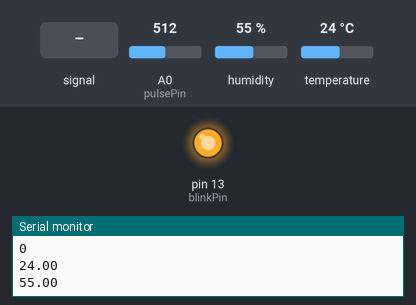
This sketch was run on a simulated Arduino Uno, built with avr-gcc and run on an emulated ATmega328P. On the bench: output pins drawn as LEDs (lit = HIGH), the last lines printed to the serial monitor. The test bench sets the inputs (shaded band); at power-on: A0 (pulsePin) = 512, humidity 55 %, temperature 24 °C.

Above: at 1.2 s.
1.3 s: A0 (pulsePin) fed a 200 Hz sine of ±81 counts around its level
At 2.3 s:
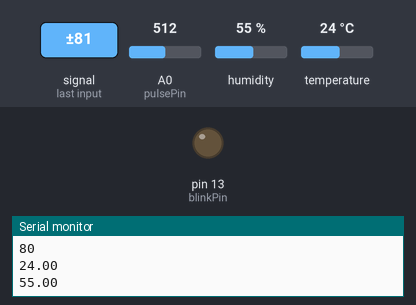
4.3 s: A0 (pulsePin) set to 716
At 5.6 s:
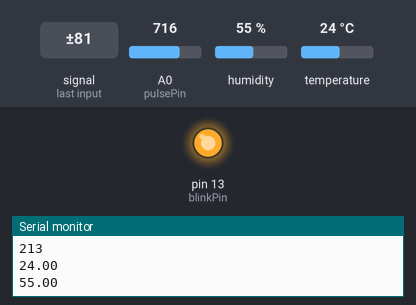
5.9 s: A0 (pulsePin) set to 507
At 6.6 s:
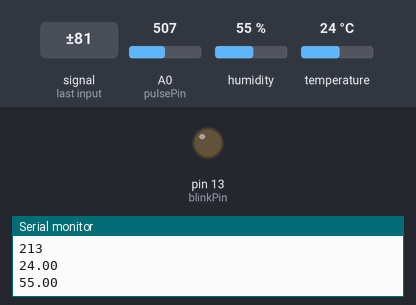
8.9 s: A0 (pulsePin) set to 478
At 9.5 s:
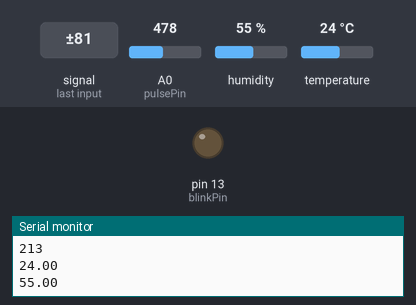
10.4 s: A0 (pulsePin) set to 500
At 11.0 s:
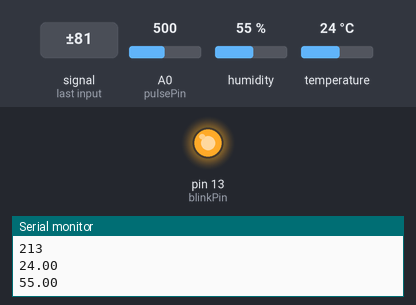
Timing chart, 0 to 13.0 s (numbered marks = the images above; inputs shaded):
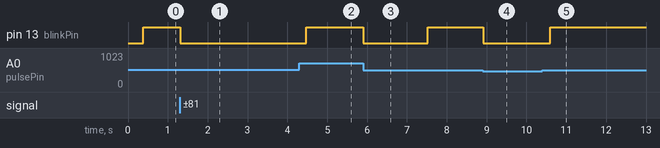

Measured:
- after the input at 1.3 s, pin 13 (blinkPin): HIGH → LOW at once
- after the input at 4.3 s, pin 13 (blinkPin): LOW → HIGH after 0.17 s
- after the input at 5.9 s, pin 13 (blinkPin): HIGH → LOW at once, → HIGH 1.6 s later
- after the input at 8.9 s, pin 13 (blinkPin): HIGH → LOW at once
- after the input at 10.4 s, pin 13 (blinkPin): LOW → HIGH after 0.19 s

The sketch:

Heart_Sensor_DHT_Raspi.ino
```cpp
#include <dht.h>
dht dh; //Object for DHT
const char dhtpin=8; //DHT input on the 8Th digital pin
int chk;
float temp,humi;
uint16_t counter;


int pulsePin = 0;                 // Pulse Sensor purple wire connected to analog pin 0
int blinkPin = 13;                // pin to blink led at each beat
int fadePin = 5;
int fadeRate = 0;

// Volatile Variables, used in the interrupt service routine!
volatile int BPM;                   // int that holds raw Analog in 0. updated every 2mS
volatile int Signal;                // holds the incoming raw data
volatile int IBI = 600;             // int that holds the time interval between beats! Must be seeded!
volatile boolean Pulse = false;     // "True" when heartbeat is detected. "False" when not a "live beat".
volatile boolean QS = false;        // becomes true when Arduino finds a beat.

// Regards Serial OutPut  -- Set This Up to your needs
static boolean serialVisual = true;   // Set to 'false' by Default.  Re-set to 'true' to see Arduino Serial Monitor ASCII Visual Pulse
volatile int rate[10];                    // array to hold last ten IBI values
volatile unsigned long sampleCounter = 0;          // used to determine pulse timing
volatile unsigned long lastBeatTime = 0;           // used to find IBI
volatile int P =475;                      // used to find peak in pulse wave, seeded
volatile int T = 475;                     // used to find trough in pulse wave, seeded
volatile int thresh = 490;                // used to find instant moment of heart beat, seeded
volatile int amp = 100;                   // used to hold amplitude of pulse waveform, seeded
volatile boolean firstBeat = true;        // used to seed rate array so we startup with reasonable BPM
volatile boolean secondBeat = false;      // used to seed rate array so we startup with reasonable BPM

void setup()
{
 Serial.begin(115200);
 pinMode(13,OUTPUT);
 counter =0;


}

void loop() {


  delayMicroseconds(1980);
  read_BPM();

}

void read_BPM()                                  // disable interrupts while we do this
{

  Signal = analogRead(pulsePin);              // read the Pulse Sensor
  sampleCounter += 2;                         // keep track of the time in mS
  int N = sampleCounter - lastBeatTime;       // monitor the time since the last beat to avoid noise

  //Serial.print("N: ");
  //Serial.println(N);

    //  find the peak and trough of the pulse wave
  if(Signal < thresh && N > (IBI/5)*3){      // avoid dichrotic noise by waiting 3/5 of last IBI
    if (Signal < T){                         // T is the trough
      T = Signal;                            // keep track of lowest point in pulse wave
    }
  }

  if(Signal > thresh && Signal > P){        // thresh condition helps avoid noise
    P = Signal;                             // P is the peak
  }                                         // keep track of highest point in pulse wave

  //  NOW IT'S TIME TO LOOK FOR THE HEART BEAT
  // signal surges up in value every time there is a pulse
  if (N > 250){                                   // avoid high frequency noise
    if ( (Signal > thresh) && (Pulse == false) && (N > (IBI/5)*3) ){
      Pulse = true;                               // set the Pulse flag when there is a pulse
      digitalWrite(blinkPin,HIGH);                // turn on pin 13 LED
      IBI = sampleCounter - lastBeatTime;         // time between beats in mS
      lastBeatTime = sampleCounter;               // keep track of time for next pulse

      if(secondBeat){                        // if this is the second beat
        secondBeat = false;                  // clear secondBeat flag
        for(int i=0; i<=9; i++){             // seed the running total to get a realistic BPM at startup
          rate[i] = IBI;
        }
      }

      if(firstBeat){                         // if it's the first time beat is found
        firstBeat = false;                   // clear firstBeat flag
        secondBeat = true;                   // set the second beat flag
        sei();                               // enable interrupts again
        return;                              // IBI value is unreliable so discard it
      }
      word runningTotal = 0;                  // clear the runningTotal variable

      for(int i=0; i<=8; i++){                // shift data in the rate array
        rate[i] = rate[i+1];                  // and drop the oldest IBI value
        runningTotal += rate[i];              // add up the 9 oldest IBI values
      }

      rate[9] = IBI;                          // add the latest IBI to the rate array
      runningTotal += rate[9];                // add the latest IBI to runningTotal
      runningTotal /= 10;                     // average the last 10 IBI values
      BPM = 60000/runningTotal;               // how many beats can fit into a minute? that's BPM!

      QS = true;                              // set Quantified Self flag

    }
  }

  if (Signal < thresh && Pulse == true){   // when the values are going down, the beat is over
    digitalWrite(blinkPin,LOW);            // turn off pin 13 LED
    Pulse = false;                         // reset the Pulse flag so we can do it again
    amp = P - T;                           // get amplitude of the pulse wave
    thresh = amp/2 + T;                    // set thresh at 50% of the amplitude
    P = thresh;                            // reset these for next time
    T = thresh;
  }

  if (N > 2500){                           // if 2.5 seconds go by without a beat
    thresh = 490;                          // set thresh default
    P = 475;                               // set P default
    T = 475;                               // set T default
    lastBeatTime = sampleCounter;          // bring the lastBeatTime up to date
    firstBeat = true;                      // set these to avoid noise
    secondBeat = false;                    // when we get the heartbeat back
  }

    counter ++;

   if (counter >= 200)
   {


     chk=dh.read11(dhtpin);
     if (chk == 0)
     {
     temp=dh.temperature;
     humi  = dh.humidity;
     }

  Serial.println(BPM);
  Serial.println(temp);
  Serial.println(humi);
  counter =0;

   }


}
```
